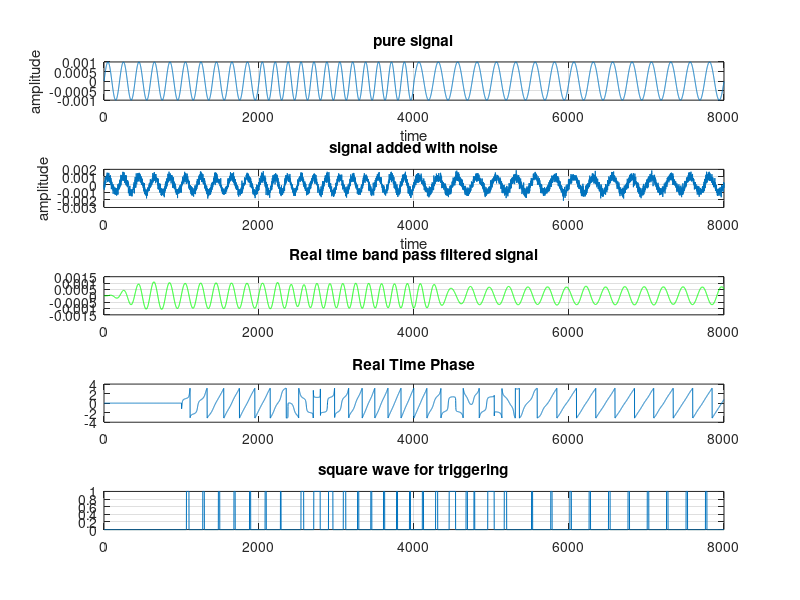

MATLAB code for this plot:
clear;
close all;
%%
t=csvread("VaryingFreqSinWave10_8_12.csv");   % sin4 is giving best results
%time=t(:,1);
%y=t(:,2);
y=t;

%plot(x(:,1),x(:,2))
SNR=5;   % signal-to-noise ratio
fs=2000;

figure(1)
subplot(5,1,1) % 5 rows , 1 column , first position
plot(y); box on; grid on;
title("pure signal")
xlabel 'time';
ylabel 'amplitude';

%%
Y1 = awgn(y,SNR,'measured','linear');    % adding white gaussian noise
%plot(time, Y1)

subplot(5,1,2) % 5 rows , 1 column , 2nd position
plot(Y1); grid on; box on;
title("signal added with gaussian noise")
xlabel 'time';
ylabel 'amplitude';
title("signal added with noise")
%%
signal    = Y1;
fcutlow=8;   %low cut frequency in Hz
fcuthigh=13;   %high cut frequency in Hz
order=3;
[b,a]=butter(order,[fcutlow,fcuthigh]/(fs/2),'bandpass');
%[b, a]    = butter(3, 0.5);
z         = zeros(1, 6);
filtered1 = filter(b, a, signal, z);  % Same as: filter(b, a, signal) if z is 0
filtered2 = NaN(size(signal));
steps     = 0:1:numel(signal);
for iStep = 1:numel(steps) - 1
  i1 = steps(iStep) + 1;
  i2 = steps(iStep + 1);
  % z is updated in each block:
  [filtered2(i1:i2), z] = filter(b, a, signal(i1:i2), z);
end
subplot(5,1,3)
plot(filtered2,'g'); grid on; box on;
title("Real time band pass filtered signal")
%%
signal = filtered2;
filtered3 = NaN(size(signal));
steps     = 1:1:numel(signal);
for i = 1000:numel(steps)
    ww=NaN(1000,1);
    i1 = steps(i-999);
    i2 = steps(i);
    [ww(1:1000)] = hilbert(signal(i1:i2));
    filtered3(i)=ww(1000);
end
sigphase = atan2(imag(filtered3),real(filtered3));
%sigphase = (unwrap(angle(filtered3)))';
sigphase(1:1000)=zeros(1000,1);
subplot(5,1,4); grid on; box on;
plot(sigphase)
title("Real Time Phase")
%%
squareWave=zeros(length(sigphase),1);
for j=1:length(sigphase)
    if (1<= sigphase(j)) && (sigphase(j)<=1.5)
        squareWave(j,1)=1;
    end
end
subplot(5,1,5)
plot(squareWave); grid on; box on;
title("square wave for triggering")
%%
disp('running completed')